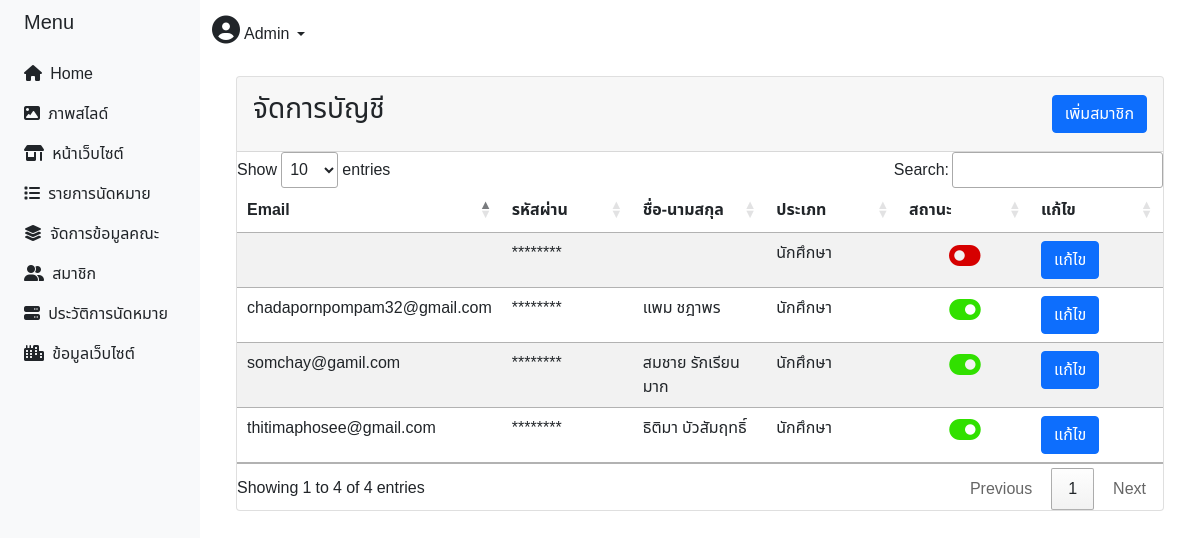
The app's page /admin/index_admin.php?p=user (signed in) with its own data.
### tables this page shows
CREATE TABLE `user` (
  `ID` int(11) NOT NULL,
  `Password` varchar(100) NOT NULL,
  `Firstname` varchar(255) NOT NULL,
  `email` varchar(255) NOT NULL,
  `sex` int(1) NOT NULL,
  `category_id` int(11) DEFAULT NULL,
  `majer` varchar(255) DEFAULT NULL,
  `img` varchar(255) DEFAULT NULL,
  `Tel` varchar(10) NOT NULL,
  `Userlevel` int(1) NOT NULL,
  `status` int(1) NOT NULL DEFAULT 0
);

### admin/ManageAdmin.php (the view, shortened to what this page needs)
<link rel="stylesheet" type="text/css" href="https://cdn.datatables.net/1.11.3/css/jquery.dataTables.css">
<!DOCTYPE html PUBLIC "-//W3C//DTD XHTML 1.0 Transitional//EN" "http://www.w3.org/TR/xhtml1/DTD/xhtml1-transitional.dtd">
<html lang="en">
<head>
</head>
<body>
        <div class="content">
            <div class="container-fluid">
                            <div class="header">
                            <div class="card">
                            <div class="card-header py-3 d-flex flex-row align-items-center justify-content-between">
                                <h3 class="title">จัดการบัญชี</h3>
                                <a href="index_admin.php?p=new" class="pull-right btn btn-primary"><span class="glyphicon glyphicon-plus"></span> เพิ่มสมาชิก</a>
                            </div>
                            <div class="content">
                                <div class="content table-responsive table-full-width">
                                <table id="example"  class="table table-striped">
                                    <?php
                                            require_once("../config/server.php");
                                            $sql = "SELECT * FROM user Where email != '".$_SESSION['email']."' order by Userlevel DESC";
                                            $query = mysqli_query($conn,$sql);
                                        ?>
                                    <form name="frmMain" method="post" action="<?php echo $_SERVER["PHP_SELF"];?>">
                                    <thead>
                                        <th width="15%"><b>Email</b></th>
                                        <th width="15%"><b>รหัสผ่าน</b></th>
                                    	<th width="15%"><b>ชื่อ-นามสกุล</b></th>
                                        <th width="15%"><b>ประเภท</b></th>
                                        <th width="15%"><b>สถานะ</b></th>
                                        <th width="15%"><b>แก้ไข</b></th>
                                    </thead>
                                    <tbody>
                                        <?php
                                        while($result=mysqli_fetch_array($query,MYSQLI_ASSOC))
                                        {?>
                                        <tr>
                                            <td><?php echo $result["email"];?></td>
                                        	<td>********</td>
                                        	<td><?php echo $result["Firstname"];?></td>
                                            <td><?php if($result["Userlevel"]==1){
                                                echo 'Admin';
                                            }else{
                                                echo 'นักศึกษา';
                                            };?>
                                            </td>
                                            <td align="center">
                                                <?php if($result['status']==1){?>
                                                    <h3><a href="user_onoff.php?u_id=<?php echo $result['ID'];?>" title="เปิด"><i class="fa-solid fa-toggle-on" style="color: #31e000;"></i></a></h3>
                                                <?php }else{ ?>
                                                    <h3><a href="user_onoff.php?p_id=<?php echo $result['ID'];?>" title="ปิด"><i class="fa-solid fa-toggle-on fa-rotate-180" style="color: #d60000;"></i></a></h3>
                                                <?php } ?>
                                            </td>
                                            <td>
                                            <?php if($result['Userlevel'] == 2){?>
                                            <a class="btn btn-primary" href="index_admin.php?p=edituser&UserID=<?php echo $result["ID"];?>">
                                             แก้ไข</a>&nbsp;&nbsp;
                                            <?php } ?>
                                            </td>
                                        </tr>
                                        <?php
                                        }
                                        ?>
                                    </tbody>
                                </form></table>
                                </div>
                            </div>
                        </div>
            </div>
</html>

### admin/index_admin.php (style rules this page uses)
body { min-height: 100vh; overflow-x: hidden; font-family: 'Noto Sans Thai', sans-serif; }

### admin/nav_menu.php (style rules this page uses)
body { min-height: 100vh; overflow-x: hidden; font-family: 'Noto Sans Thai', sans-serif; }

### admin/ManageAdmin.php (style rules this page uses)
body { min-height: 100vh; overflow-x: hidden; font-family: 'Noto Sans Thai', sans-serif; }

### records on screen
user: email "thitimaphosee@gmail.com", Firstname "ธิติมา บัวสัมฤทธิ์", Userlevel "นักศึกษา"
user: email "somchay@gamil.com", Firstname "สมชาย รักเรียนมาก", Userlevel "นักศึกษา"
user: Userlevel "นักศึกษา"
user: email "chadapornpompam32@gmail.com", Firstname "แพม ชฎาพร", Userlevel "นักศึกษา"

### other values on screen
$_SESSION['Firstname'] "Admin"
